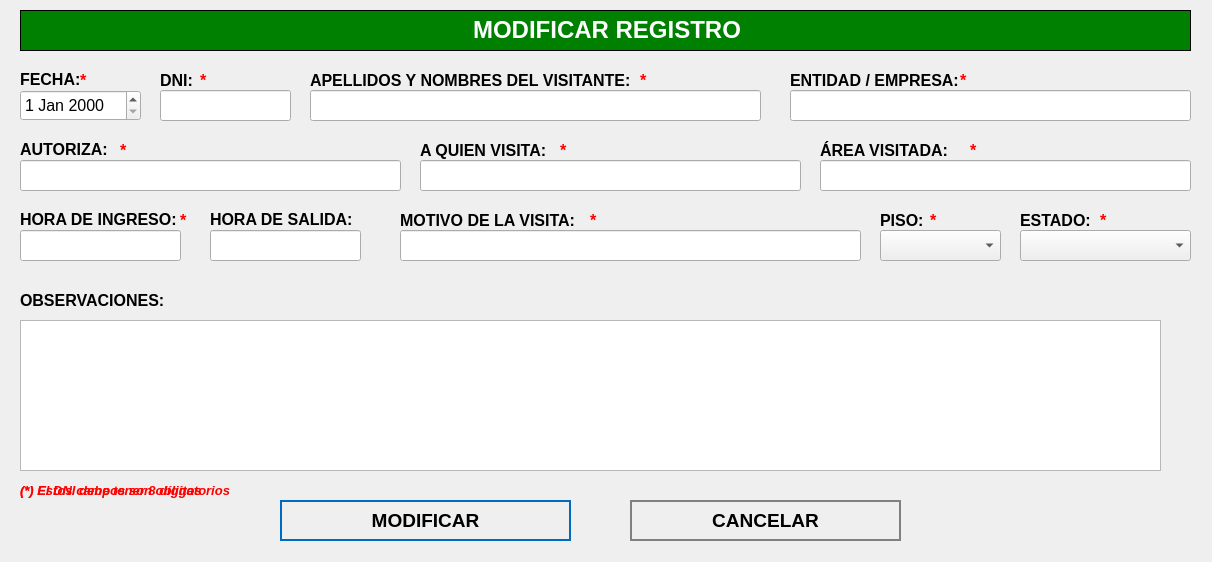
<?xml version="1.0" encoding="UTF-8"?>
<ui version="4.0">
 <class>NewBook</class>
 <widget class="QWidget" name="NewBook">
  <property name="geometry">
   <rect>
    <x>0</x>
    <y>0</y>
    <width>1212</width>
    <height>562</height>
   </rect>
  </property>
  <property name="windowTitle">
   <string>Modificar Registro</string>
  </property>
  <property name="styleSheet">
   <string notr="true">QPushButton
{	
	height: 2em;
 	border-style: solid;
	border-width: 2px;
 	border-color: grey;
	font-weight: bold;
}

QPushButton:hover
{
   	background-color:grey;
	color:white;
}</string>
  </property>
  <widget class="QLabel" name="label">
   <property name="geometry">
    <rect>
     <x>20</x>
     <y>10</y>
     <width>1171</width>
     <height>41</height>
    </rect>
   </property>
   <property name="font">
    <font>
     <underline>false</underline>
    </font>
   </property>
   <property name="autoFillBackground">
    <bool>false</bool>
   </property>
   <property name="styleSheet">
    <string notr="true">background-color: green;</string>
   </property>
   <property name="frameShape">
    <enum>QFrame::Box</enum>
   </property>
   <property name="text">
    <string>&lt;html&gt;&lt;head/&gt;&lt;body&gt;&lt;p align=&quot;center&quot;&gt;&lt;span style=&quot; font-size:18pt; font-weight:600; color:#ffffff;&quot;&gt;MODIFICAR REGISTRO&lt;/span&gt;&lt;/p&gt;&lt;/body&gt;&lt;/html&gt;</string>
   </property>
  </widget>
  <widget class="QLabel" name="label_autoriza">
   <property name="geometry">
    <rect>
     <x>20</x>
     <y>140</y>
     <width>101</width>
     <height>16</height>
    </rect>
   </property>
   <property name="text">
    <string>&lt;html&gt;&lt;head/&gt;&lt;body&gt;&lt;p&gt;&lt;span style=&quot; font-size:12pt; font-weight:600;&quot;&gt;AUTORIZA:&lt;/span&gt;&lt;/p&gt;&lt;/body&gt;&lt;/html&gt;</string>
   </property>
  </widget>
  <widget class="QLineEdit" name="titleLineEdit">
   <property name="geometry">
    <rect>
     <x>20</x>
     <y>160</y>
     <width>381</width>
     <height>31</height>
    </rect>
   </property>
   <property name="font">
    <font>
     <pointsize>12</pointsize>
    </font>
   </property>
   <property name="placeholderText">
    <string/>
   </property>
  </widget>
  <widget class="QLineEdit" name="categoryLineEdit">
   <property name="geometry">
    <rect>
     <x>420</x>
     <y>160</y>
     <width>381</width>
     <height>31</height>
    </rect>
   </property>
   <property name="font">
    <font>
     <pointsize>12</pointsize>
    </font>
   </property>
  </widget>
  <widget class="QTextEdit" name="descriptionTextedit">
   <property name="geometry">
    <rect>
     <x>20</x>
     <y>320</y>
     <width>1141</width>
     <height>151</height>
    </rect>
   </property>
   <property name="font">
    <font>
     <pointsize>12</pointsize>
    </font>
   </property>
  </widget>
  <widget class="QPushButton" name="editButton">
   <property name="geometry">
    <rect>
     <x>280</x>
     <y>500</y>
     <width>291</width>
     <height>41</height>
    </rect>
   </property>
   <property name="font">
    <font>
     <pointsize>14</pointsize>
     <weight>75</weight>
     <bold>true</bold>
    </font>
   </property>
   <property name="cursor">
    <cursorShape>PointingHandCursor</cursorShape>
   </property>
   <property name="styleSheet">
    <string notr="true">QPushButton
{	
	height: 2em;
 	border-style: solid;
	border-width: 2px;
 	border-color: #0069c0;
	font-weight: bold;
}

QPushButton:hover
{
   	background-color:#0069c0;
	color:white;
}</string>
   </property>
   <property name="text">
    <string>MODIFICAR</string>
   </property>
   <property name="icon">
    <iconset>
     <normaloff>../assets/icons/save-icon.png</normaloff>../assets/icons/save-icon.png</iconset>
   </property>
   <property name="iconSize">
    <size>
     <width>30</width>
     <height>30</height>
    </size>
   </property>
   <property name="default">
    <bool>true</bool>
   </property>
   <property name="flat">
    <bool>true</bool>
   </property>
  </widget>
  <widget class="QPushButton" name="cancelButton">
   <property name="geometry">
    <rect>
     <x>630</x>
     <y>500</y>
     <width>271</width>
     <height>41</height>
    </rect>
   </property>
   <property name="font">
    <font>
     <pointsize>14</pointsize>
     <weight>75</weight>
     <bold>true</bold>
    </font>
   </property>
   <property name="cursor">
    <cursorShape>PointingHandCursor</cursorShape>
   </property>
   <property name="styleSheet">
    <string notr="true">QPushButton
{	
	height: 2em;
 	border-style: solid;
	border-width: 2px;
 	border-color: grey;
	font-weight: bold;
}

QPushButton:hover
{
   	background-color:grey;
	color:white;
}</string>
   </property>
   <property name="text">
    <string>CANCELAR</string>
   </property>
   <property name="icon">
    <iconset>
     <normaloff>../assets/icons/cancel-icon.png</normaloff>../assets/icons/cancel-icon.png</iconset>
   </property>
   <property name="iconSize">
    <size>
     <width>30</width>
     <height>30</height>
    </size>
   </property>
   <property name="default">
    <bool>true</bool>
   </property>
   <property name="flat">
    <bool>true</bool>
   </property>
  </widget>
  <widget class="QLabel" name="label_aquienvisita">
   <property name="geometry">
    <rect>
     <x>420</x>
     <y>140</y>
     <width>191</width>
     <height>21</height>
    </rect>
   </property>
   <property name="text">
    <string>&lt;html&gt;&lt;head/&gt;&lt;body&gt;&lt;p&gt;&lt;span style=&quot; font-size:12pt; font-weight:600;&quot;&gt;A QUIEN VISITA:&lt;/span&gt;&lt;/p&gt;&lt;/body&gt;&lt;/html&gt;</string>
   </property>
  </widget>
  <widget class="QDateEdit" name="dateEditNuevo">
   <property name="geometry">
    <rect>
     <x>20</x>
     <y>90</y>
     <width>121</width>
     <height>31</height>
    </rect>
   </property>
   <property name="font">
    <font>
     <pointsize>12</pointsize>
    </font>
   </property>
  </widget>
  <widget class="QLabel" name="label_area">
   <property name="geometry">
    <rect>
     <x>820</x>
     <y>140</y>
     <width>191</width>
     <height>21</height>
    </rect>
   </property>
   <property name="text">
    <string>&lt;html&gt;&lt;head/&gt;&lt;body&gt;&lt;p&gt;&lt;span style=&quot; font-size:12pt; font-weight:600;&quot;&gt;ÁREA VISITADA:&lt;/span&gt;&lt;/p&gt;&lt;/body&gt;&lt;/html&gt;</string>
   </property>
  </widget>
  <widget class="QLineEdit" name="nombreVisitanteLineEdit">
   <property name="geometry">
    <rect>
     <x>310</x>
     <y>90</y>
     <width>451</width>
     <height>31</height>
    </rect>
   </property>
   <property name="font">
    <font>
     <pointsize>12</pointsize>
    </font>
   </property>
  </widget>
  <widget class="QLabel" name="label_fecha">
   <property name="geometry">
    <rect>
     <x>20</x>
     <y>70</y>
     <width>101</width>
     <height>16</height>
    </rect>
   </property>
   <property name="text">
    <string>&lt;html&gt;&lt;head/&gt;&lt;body&gt;&lt;p&gt;&lt;span style=&quot; font-size:12pt; font-weight:600;&quot;&gt;FECHA:&lt;/span&gt;&lt;/p&gt;&lt;/body&gt;&lt;/html&gt;</string>
   </property>
  </widget>
  <widget class="QLabel" name="label_visitante">
   <property name="geometry">
    <rect>
     <x>310</x>
     <y>70</y>
     <width>341</width>
     <height>21</height>
    </rect>
   </property>
   <property name="text">
    <string>&lt;html&gt;&lt;head/&gt;&lt;body&gt;&lt;p&gt;&lt;span style=&quot; font-size:12pt; font-weight:600;&quot;&gt;APELLIDOS Y NOMBRES DEL VISITANTE:&lt;/span&gt;&lt;/p&gt;&lt;/body&gt;&lt;/html&gt;</string>
   </property>
  </widget>
  <widget class="QLabel" name="label_observaciones">
   <property name="geometry">
    <rect>
     <x>20</x>
     <y>290</y>
     <width>151</width>
     <height>21</height>
    </rect>
   </property>
   <property name="text">
    <string>&lt;html&gt;&lt;head/&gt;&lt;body&gt;&lt;p&gt;&lt;span style=&quot; font-size:12pt; font-weight:600;&quot;&gt;OBSERVACIONES:&lt;/span&gt;&lt;/p&gt;&lt;/body&gt;&lt;/html&gt;</string>
   </property>
  </widget>
  <widget class="QLineEdit" name="categoryLineEditEntidadEmpresa">
   <property name="geometry">
    <rect>
     <x>790</x>
     <y>90</y>
     <width>401</width>
     <height>31</height>
    </rect>
   </property>
   <property name="font">
    <font>
     <pointsize>12</pointsize>
    </font>
   </property>
  </widget>
  <widget class="QLabel" name="label_entidad">
   <property name="geometry">
    <rect>
     <x>790</x>
     <y>70</y>
     <width>341</width>
     <height>21</height>
    </rect>
   </property>
   <property name="text">
    <string>&lt;html&gt;&lt;head/&gt;&lt;body&gt;&lt;p&gt;&lt;span style=&quot; font-size:12pt; font-weight:600;&quot;&gt;ENTIDAD / EMPRESA:&lt;/span&gt;&lt;/p&gt;&lt;/body&gt;&lt;/html&gt;</string>
   </property>
  </widget>
  <widget class="QLabel" name="label_horaIngreso">
   <property name="geometry">
    <rect>
     <x>20</x>
     <y>210</y>
     <width>171</width>
     <height>16</height>
    </rect>
   </property>
   <property name="text">
    <string>&lt;html&gt;&lt;head/&gt;&lt;body&gt;&lt;p&gt;&lt;span style=&quot; font-size:12pt; font-weight:600;&quot;&gt;HORA DE INGRESO:&lt;/span&gt;&lt;/p&gt;&lt;/body&gt;&lt;/html&gt;</string>
   </property>
  </widget>
  <widget class="QLabel" name="label_horaSalida">
   <property name="geometry">
    <rect>
     <x>210</x>
     <y>210</y>
     <width>171</width>
     <height>16</height>
    </rect>
   </property>
   <property name="text">
    <string>&lt;html&gt;&lt;head/&gt;&lt;body&gt;&lt;p&gt;&lt;span style=&quot; font-size:12pt; font-weight:600;&quot;&gt;HORA DE SALIDA:&lt;/span&gt;&lt;/p&gt;&lt;/body&gt;&lt;/html&gt;</string>
   </property>
  </widget>
  <widget class="QLabel" name="label_motivoVisita">
   <property name="geometry">
    <rect>
     <x>400</x>
     <y>210</y>
     <width>341</width>
     <height>21</height>
    </rect>
   </property>
   <property name="text">
    <string>&lt;html&gt;&lt;head/&gt;&lt;body&gt;&lt;p&gt;&lt;span style=&quot; font-size:12pt; font-weight:600;&quot;&gt;MOTIVO DE LA VISITA:&lt;/span&gt;&lt;/p&gt;&lt;/body&gt;&lt;/html&gt;</string>
   </property>
  </widget>
  <widget class="QLineEdit" name="dniLineEdit">
   <property name="geometry">
    <rect>
     <x>160</x>
     <y>90</y>
     <width>131</width>
     <height>31</height>
    </rect>
   </property>
   <property name="font">
    <font>
     <pointsize>12</pointsize>
    </font>
   </property>
  </widget>
  <widget class="QLabel" name="label_dni">
   <property name="geometry">
    <rect>
     <x>160</x>
     <y>70</y>
     <width>91</width>
     <height>21</height>
    </rect>
   </property>
   <property name="text">
    <string>&lt;html&gt;&lt;head/&gt;&lt;body&gt;&lt;p&gt;&lt;span style=&quot; font-size:12pt; font-weight:600;&quot;&gt;DNI:&lt;/span&gt;&lt;/p&gt;&lt;/body&gt;&lt;/html&gt;</string>
   </property>
  </widget>
  <widget class="QLabel" name="label_piso">
   <property name="geometry">
    <rect>
     <x>880</x>
     <y>210</y>
     <width>61</width>
     <height>21</height>
    </rect>
   </property>
   <property name="text">
    <string>&lt;html&gt;&lt;head/&gt;&lt;body&gt;&lt;p&gt;&lt;span style=&quot; font-size:12pt; font-weight:600;&quot;&gt;PISO:&lt;/span&gt;&lt;/p&gt;&lt;/body&gt;&lt;/html&gt;</string>
   </property>
  </widget>
  <widget class="QComboBox" name="comboBoxPiso">
   <property name="geometry">
    <rect>
     <x>880</x>
     <y>230</y>
     <width>121</width>
     <height>31</height>
    </rect>
   </property>
   <property name="font">
    <font>
     <pointsize>12</pointsize>
    </font>
   </property>
   <property name="editable">
    <bool>false</bool>
   </property>
  </widget>
  <widget class="QLabel" name="label_estado">
   <property name="geometry">
    <rect>
     <x>1020</x>
     <y>210</y>
     <width>91</width>
     <height>21</height>
    </rect>
   </property>
   <property name="text">
    <string>&lt;html&gt;&lt;head/&gt;&lt;body&gt;&lt;p&gt;&lt;span style=&quot; font-size:12pt; font-weight:600;&quot;&gt;ESTADO:&lt;/span&gt;&lt;/p&gt;&lt;/body&gt;&lt;/html&gt;</string>
   </property>
  </widget>
  <widget class="QComboBox" name="comboBoxEstado">
   <property name="geometry">
    <rect>
     <x>1020</x>
     <y>230</y>
     <width>171</width>
     <height>31</height>
    </rect>
   </property>
   <property name="font">
    <font>
     <pointsize>12</pointsize>
    </font>
   </property>
   <property name="editable">
    <bool>false</bool>
   </property>
  </widget>
  <widget class="QLineEdit" name="horaIngresoLineEdit">
   <property name="geometry">
    <rect>
     <x>20</x>
     <y>230</y>
     <width>161</width>
     <height>31</height>
    </rect>
   </property>
   <property name="font">
    <font>
     <pointsize>12</pointsize>
    </font>
   </property>
  </widget>
  <widget class="QLineEdit" name="horaSalidaLineEdit">
   <property name="geometry">
    <rect>
     <x>210</x>
     <y>230</y>
     <width>151</width>
     <height>31</height>
    </rect>
   </property>
   <property name="font">
    <font>
     <pointsize>12</pointsize>
    </font>
   </property>
  </widget>
  <widget class="QLabel" name="ast_motivo">
   <property name="geometry">
    <rect>
     <x>590</x>
     <y>210</y>
     <width>16</width>
     <height>21</height>
    </rect>
   </property>
   <property name="text">
    <string>&lt;html&gt;&lt;head/&gt;&lt;body&gt;&lt;p&gt;&lt;span style=&quot; font-size:12pt; font-weight:600; color:#ff0000;&quot;&gt;*&lt;/span&gt;&lt;/p&gt;&lt;/body&gt;&lt;/html&gt;</string>
   </property>
  </widget>
  <widget class="QLabel" name="ast_visitante">
   <property name="geometry">
    <rect>
     <x>640</x>
     <y>70</y>
     <width>16</width>
     <height>21</height>
    </rect>
   </property>
   <property name="text">
    <string>&lt;html&gt;&lt;head/&gt;&lt;body&gt;&lt;p&gt;&lt;span style=&quot; font-size:12pt; font-weight:600; color:#ff0000;&quot;&gt;*&lt;/span&gt;&lt;/p&gt;&lt;/body&gt;&lt;/html&gt;</string>
   </property>
  </widget>
  <widget class="QLabel" name="ast_horaingreso">
   <property name="geometry">
    <rect>
     <x>180</x>
     <y>210</y>
     <width>16</width>
     <height>21</height>
    </rect>
   </property>
   <property name="text">
    <string>&lt;html&gt;&lt;head/&gt;&lt;body&gt;&lt;p&gt;&lt;span style=&quot; font-size:12pt; font-weight:600; color:#ff0000;&quot;&gt;*&lt;/span&gt;&lt;/p&gt;&lt;/body&gt;&lt;/html&gt;</string>
   </property>
  </widget>
  <widget class="QLabel" name="ast_fecha">
   <property name="geometry">
    <rect>
     <x>80</x>
     <y>70</y>
     <width>16</width>
     <height>21</height>
    </rect>
   </property>
   <property name="text">
    <string>&lt;html&gt;&lt;head/&gt;&lt;body&gt;&lt;p&gt;&lt;span style=&quot; font-size:12pt; font-weight:600; color:#ff0000;&quot;&gt;*&lt;/span&gt;&lt;/p&gt;&lt;/body&gt;&lt;/html&gt;</string>
   </property>
  </widget>
  <widget class="QLabel" name="ast_dni">
   <property name="geometry">
    <rect>
     <x>200</x>
     <y>70</y>
     <width>16</width>
     <height>21</height>
    </rect>
   </property>
   <property name="text">
    <string>&lt;html&gt;&lt;head/&gt;&lt;body&gt;&lt;p&gt;&lt;span style=&quot; font-size:12pt; font-weight:600; color:#ff0000;&quot;&gt;*&lt;/span&gt;&lt;/p&gt;&lt;/body&gt;&lt;/html&gt;</string>
   </property>
  </widget>
  <widget class="QLabel" name="ast_autoriza">
   <property name="geometry">
    <rect>
     <x>120</x>
     <y>140</y>
     <width>16</width>
     <height>21</height>
    </rect>
   </property>
   <property name="text">
    <string>&lt;html&gt;&lt;head/&gt;&lt;body&gt;&lt;p&gt;&lt;span style=&quot; font-size:12pt; font-weight:600; color:#ff0000;&quot;&gt;*&lt;/span&gt;&lt;/p&gt;&lt;/body&gt;&lt;/html&gt;</string>
   </property>
  </widget>
  <widget class="QLabel" name="ast_aquienvisita">
   <property name="geometry">
    <rect>
     <x>560</x>
     <y>140</y>
     <width>16</width>
     <height>21</height>
    </rect>
   </property>
   <property name="text">
    <string>&lt;html&gt;&lt;head/&gt;&lt;body&gt;&lt;p&gt;&lt;span style=&quot; font-size:12pt; font-weight:600; color:#ff0000;&quot;&gt;*&lt;/span&gt;&lt;/p&gt;&lt;/body&gt;&lt;/html&gt;</string>
   </property>
  </widget>
  <widget class="QLabel" name="ast_area">
   <property name="geometry">
    <rect>
     <x>960</x>
     <y>70</y>
     <width>16</width>
     <height>21</height>
    </rect>
   </property>
   <property name="text">
    <string>&lt;html&gt;&lt;head/&gt;&lt;body&gt;&lt;p&gt;&lt;span style=&quot; font-size:12pt; font-weight:600; color:#ff0000;&quot;&gt;*&lt;/span&gt;&lt;/p&gt;&lt;/body&gt;&lt;/html&gt;</string>
   </property>
  </widget>
  <widget class="QLabel" name="ast_entidadempresa">
   <property name="geometry">
    <rect>
     <x>970</x>
     <y>140</y>
     <width>16</width>
     <height>21</height>
    </rect>
   </property>
   <property name="text">
    <string>&lt;html&gt;&lt;head/&gt;&lt;body&gt;&lt;p&gt;&lt;span style=&quot; font-size:12pt; font-weight:600; color:#ff0000;&quot;&gt;*&lt;/span&gt;&lt;/p&gt;&lt;/body&gt;&lt;/html&gt;</string>
   </property>
  </widget>
  <widget class="QLabel" name="ast_piso">
   <property name="geometry">
    <rect>
     <x>930</x>
     <y>210</y>
     <width>16</width>
     <height>21</height>
    </rect>
   </property>
   <property name="text">
    <string>&lt;html&gt;&lt;head/&gt;&lt;body&gt;&lt;p&gt;&lt;span style=&quot; font-size:12pt; font-weight:600; color:#ff0000;&quot;&gt;*&lt;/span&gt;&lt;/p&gt;&lt;/body&gt;&lt;/html&gt;</string>
   </property>
  </widget>
  <widget class="QLabel" name="ast_estado">
   <property name="geometry">
    <rect>
     <x>1100</x>
     <y>210</y>
     <width>16</width>
     <height>21</height>
    </rect>
   </property>
   <property name="text">
    <string>&lt;html&gt;&lt;head/&gt;&lt;body&gt;&lt;p&gt;&lt;span style=&quot; font-size:12pt; font-weight:600; color:#ff0000;&quot;&gt;*&lt;/span&gt;&lt;/p&gt;&lt;/body&gt;&lt;/html&gt;</string>
   </property>
  </widget>
  <widget class="QLabel" name="label_nota_obligatoria">
   <property name="geometry">
    <rect>
     <x>20</x>
     <y>480</y>
     <width>281</width>
     <height>21</height>
    </rect>
   </property>
   <property name="text">
    <string>&lt;html&gt;&lt;head/&gt;&lt;body&gt;&lt;p&gt;&lt;span style=&quot; font-size:10pt; font-weight:600; font-style:italic; color:#ff0000;&quot;&gt;(*) Estos campos son obligatorios&lt;/span&gt;&lt;/p&gt;&lt;/body&gt;&lt;/html&gt;</string>
   </property>
  </widget>
  <widget class="QLineEdit" name="motivoVisitaLineEdit">
   <property name="geometry">
    <rect>
     <x>400</x>
     <y>230</y>
     <width>461</width>
     <height>31</height>
    </rect>
   </property>
   <property name="font">
    <font>
     <pointsize>12</pointsize>
    </font>
   </property>
  </widget>
  <widget class="QLabel" name="label_advertencia_dni">
   <property name="geometry">
    <rect>
     <x>20</x>
     <y>480</y>
     <width>231</width>
     <height>21</height>
    </rect>
   </property>
   <property name="text">
    <string>&lt;html&gt;&lt;head/&gt;&lt;body&gt;&lt;p&gt;&lt;span style=&quot; font-size:10pt; font-weight:600; font-style:italic; color:#ff0000;&quot;&gt;(*) El DNI debe tener 8 dígitos&lt;/span&gt;&lt;/p&gt;&lt;/body&gt;&lt;/html&gt;</string>
   </property>
  </widget>
  <widget class="QLineEdit" name="areaVisitadaLineEdit">
   <property name="geometry">
    <rect>
     <x>820</x>
     <y>160</y>
     <width>371</width>
     <height>31</height>
    </rect>
   </property>
   <property name="font">
    <font>
     <pointsize>12</pointsize>
    </font>
   </property>
  </widget>
 </widget>
 <tabstops>
  <tabstop>dniLineEdit</tabstop>
  <tabstop>nombreVisitanteLineEdit</tabstop>
  <tabstop>categoryLineEditEntidadEmpresa</tabstop>
  <tabstop>titleLineEdit</tabstop>
  <tabstop>categoryLineEdit</tabstop>
  <tabstop>areaVisitadaLineEdit</tabstop>
  <tabstop>horaIngresoLineEdit</tabstop>
  <tabstop>horaSalidaLineEdit</tabstop>
  <tabstop>motivoVisitaLineEdit</tabstop>
  <tabstop>comboBoxPiso</tabstop>
  <tabstop>comboBoxEstado</tabstop>
  <tabstop>descriptionTextedit</tabstop>
  <tabstop>editButton</tabstop>
  <tabstop>cancelButton</tabstop>
  <tabstop>dateEditNuevo</tabstop>
 </tabstops>
 <resources/>
 <connections/>
</ui>
